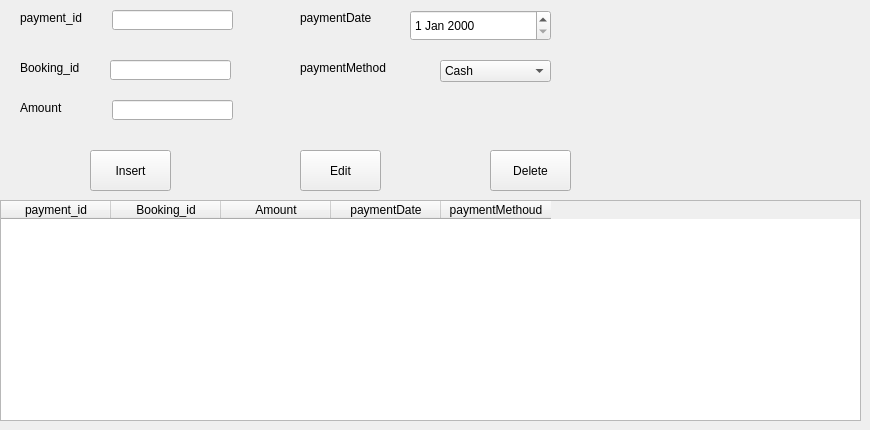
            <widget class="QWidget" name="page_4">
             <widget class="QTableWidget" name="tablePayment">
              <property name="geometry">
               <rect>
                <x>0</x>
                <y>200</y>
                <width>861</width>
                <height>221</height>
               </rect>
              </property>
              <property name="styleSheet">
               <string notr="true"/>
              </property>
              <property name="gridStyle">
               <enum>Qt::SolidLine</enum>
              </property>
              <attribute name="horizontalHeaderDefaultSectionSize">
               <number>110</number>
              </attribute>
              <column>
               <property name="text">
                <string>payment_id</string>
               </property>
              </column>
              <column>
               <property name="text">
                <string>Booking_id</string>
               </property>
              </column>
              <column>
               <property name="text">
                <string>Amount</string>
               </property>
              </column>
              <column>
               <property name="text">
                <string>paymentDate</string>
               </property>
              </column>
              <column>
               <property name="text">
                <string>paymentMethoud</string>
               </property>
              </column>
             </widget>
             <widget class="QPushButton" name="insert_button_transactions">
              <property name="geometry">
               <rect>
                <x>90</x>
                <y>150</y>
                <width>81</width>
                <height>41</height>
               </rect>
              </property>
              <property name="text">
               <string>Insert</string>
              </property>
             </widget>
             <widget class="QPushButton" name="edit_button_transactions">
              <property name="geometry">
               <rect>
                <x>300</x>
                <y>150</y>
                <width>81</width>
                <height>41</height>
               </rect>
              </property>
              <property name="text">
               <string>Edit</string>
              </property>
             </widget>
             <widget class="QPushButton" name="delete_button_transactions">
              <property name="geometry">
               <rect>
                <x>490</x>
                <y>150</y>
                <width>81</width>
                <height>41</height>
               </rect>
              </property>
              <property name="text">
               <string>Delete</string>
              </property>
             </widget>
             <widget class="QLabel" name="label_payment_id">
              <property name="geometry">
               <rect>
                <x>20</x>
                <y>10</y>
                <width>91</width>
                <height>16</height>
               </rect>
              </property>
              <property name="text">
               <string>payment_id</string>
              </property>
             </widget>
             <widget class="QLabel" name="label_trans_booking_id">
              <property name="geometry">
               <rect>
                <x>20</x>
                <y>60</y>
                <width>91</width>
                <height>16</height>
               </rect>
              </property>
              <property name="text">
               <string>Booking_id</string>
              </property>
             </widget>
             <widget class="QLabel" name="label_amount">
              <property name="geometry">
               <rect>
                <x>20</x>
                <y>100</y>
                <width>61</width>
                <height>16</height>
               </rect>
              </property>
              <property name="text">
               <string>Amount</string>
              </property>
             </widget>
             <widget class="QLabel" name="label_paymentDate">
              <property name="geometry">
               <rect>
                <x>300</x>
                <y>10</y>
                <width>101</width>
                <height>16</height>
               </rect>
              </property>
              <property name="text">
               <string>paymentDate</string>
              </property>
             </widget>
             <widget class="QLabel" name="label_paymentMethoud">
              <property name="geometry">
               <rect>
                <x>300</x>
                <y>60</y>
                <width>121</width>
                <height>16</height>
               </rect>
              </property>
              <property name="text">
               <string>paymentMethod</string>
              </property>
             </widget>
             <widget class="QLineEdit" name="lineEdit_payment_id">
              <property name="geometry">
               <rect>
                <x>112</x>
                <y>10</y>
                <width>121</width>
                <height>20</height>
               </rect>
              </property>
             </widget>
             <widget class="QLineEdit" name="lineEdit_trans_booking_id">
              <property name="geometry">
               <rect>
                <x>110</x>
                <y>60</y>
                <width>121</width>
                <height>20</height>
               </rect>
              </property>
             </widget>
             <widget class="QLineEdit" name="lineEdit_amount">
              <property name="geometry">
               <rect>
                <x>112</x>
                <y>100</y>
                <width>121</width>
                <height>20</height>
               </rect>
              </property>
             </widget>
             <widget class="QDateEdit" name="dateEdit_paymentDate">
              <property name="geometry">
               <rect>
                <x>410</x>
                <y>10</y>
                <width>141</width>
                <height>31</height>
               </rect>
              </property>
             </widget>
             <widget class="QComboBox" name="comboBox_paymentMethoud">
              <property name="geometry">
               <rect>
                <x>440</x>
                <y>60</y>
                <width>111</width>
                <height>22</height>
               </rect>
              </property>
              <item>
               <property name="text">
                <string>Cash</string>
               </property>
              </item>
              <item>
               <property name="text">
                <string>Visa</string>
               </property>
              </item>
              <item>
               <property name="text">
                <string>InstaPay</string>
               </property>
              </item>
             </widget>
            </widget>
